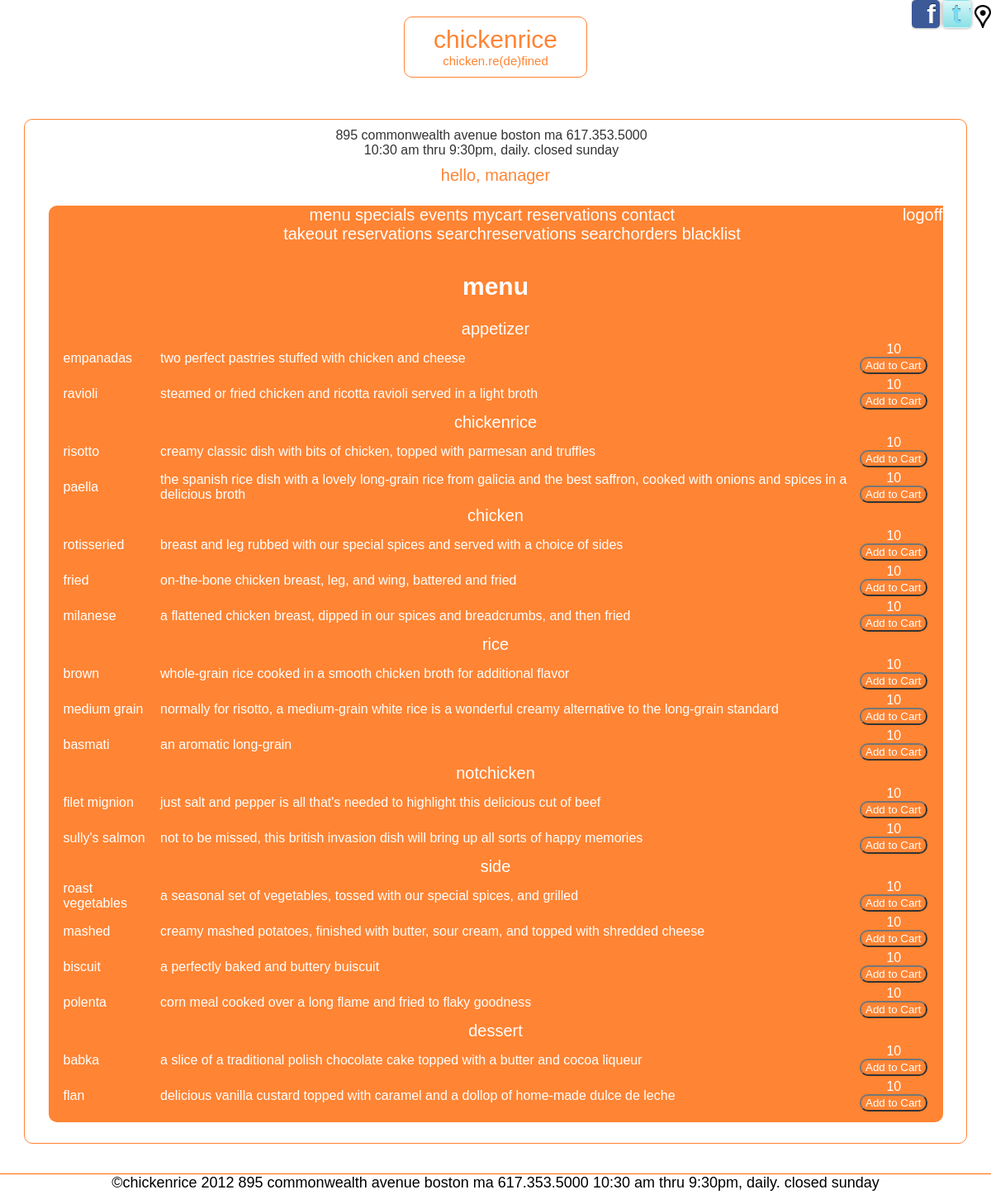
/menu/index.php (signed in), run on the app's committed database.
### tables this page shows
CREATE TABLE IF NOT EXISTS `menu` (
  `id` int(10) NOT NULL AUTO_INCREMENT,
  `menuType` int(10) NOT NULL,
  `foodItem` int(10) NOT NULL,
  `price` int(5) NOT NULL,
  `cost` int(5) NOT NULL,
  `specialDay` varchar(1) NULL,
  PRIMARY KEY (`id`),
  KEY `menuType` (`menuType`),
  KEY `foodItem` (`foodItem`)
);

CREATE TABLE IF NOT EXISTS `menutype` (
  `id` int(10) NOT NULL AUTO_INCREMENT,
  `name` varchar(25) NOT NULL,
  PRIMARY KEY (`id`)
);

CREATE TABLE IF NOT EXISTS `food` (
  `id` int(10) NOT NULL AUTO_INCREMENT,
  `name` varchar(25) NOT NULL,
  `description` varchar(255) NOT NULL,
  `isVegetarian` varchar(1) NOT NULL DEFAULT 'N',
  `imageName` varchar(255) NULL,
  PRIMARY KEY (`id`)
);

### model/database.php (called while the page is built, shortened)
<?php
class Database {
    private static $dsn = 'mysql:host=localhost;dbname=chickenrice';
    private static $username = 'rkilarski';
    private static $password = 'password';
    private static $db;
    public static function getDB () {
        if (!isset(self::$db)) {
            try {
                self::$db = new PDO(self::$dsn,
                                     self::$username,
                                     self::$password);
            } catch (PDOException $e) {
                $error_message = $e->getMessage();
                include('../errors/database_error.php');
                exit();
            }
        }
        return self::$db;
    }
}
?>

### model/menu.php (called while the page is built, shortened)
<?php
class Menu{
	private $menuType;
	private $foodName;
	private $description;
	private $price;
	public function getMenuType(){
		return $this->menuType;
	}
	public function getFoodName(){
		return $this->foodName;
	}
	public function getDescription(){
		return $this->description;
	}
	public function getPrice(){
		return $this->price;
	}
	public static function getMenu($db) {
		$sql="SELECT
				m.id as menuId,
				t.name as menuType,
				f.name as foodName,
				f.description as description,
				f.isVegetarian as vegetarian,
				m.price as price,
				m.specialDay as specialday
				FROM `menu` m JOIN `menutype` t ON m.menuType=t.id
									JOIN `food` f ON m.foodItem=f.id
				WHERE m.specialDay =''";
		$statement= $db->prepare($sql);
		$statement->execute();
		$rows = $statement->fetchAll();
		$menu = array();
		foreach ($rows as $row) {
			$d = new Menu($db);
			$d->init($row);
			array_push($menu,$d);
		}
		return $menu;
	}
	private function init($row){
		$this->menuType = $row['menuType'];
		$this->foodName = $row['foodName'];
		$this->description = $row['description'];
		$this->price = $row['price'];
	}
}
?>

### menu/menu.php (the view, shortened to what this page needs)
<?php
	include("../include/header.php");
?>
<h1>menu</h1>
<table>
<?php
	$previousType='';
	foreach($menu as $menuItem){
		if($previousType!=$menuItem->getMenuType()){
			$previousType=$menuItem->getMenuType();
			echo "<tr><td colspan=\"3\" class=\"menuheader\">$previousType</td></tr>";
		}
		$foodName=$menuItem->getFoodName();
		$desc=$menuItem->getDescription();
		$price=$menuItem->getPrice();
		echo "<tr><td class=\"menuitem\">$foodName</td>";
		echo "<td class=\"menudesc\">$desc</td>";
		echo "<td class=\"menuprice\">$price<br> <input type=\"button\" value=\"Add to Cart\"></td></tr>";
	}
?>
</table>
<?php include("../include/footer.php"); ?>

### css/styles.css (style rules this page uses)
* { font-family: Arial, sans-serif; color: #FFFFFF; }
html { height: 100%; }
body { background-color: #000000; margin: 0; height: 100%; min-height: 100%; padding-bottom: 18px; scrollbar-base-color: #FF6600; scrollbar-arrow-color: #FF6600; scrollbar-DarkShadow-Color: #FF6600; background: url("img/bg/bg-01.jpg") no-repeat fixed center center; filter: progid:DXImageTransform.Microsoft.AlphaImageLoader(src="img/bg/bg-01.jpg", sizingMethod="scale" ); -webkit-background-size: cover; -moz-background-size: cover; -o-background-size: cover; background-size: cover; scrollbar-arrow-color: #FF6600; scrollbar-DarkShadow-Color: #FF6600; }
h1 { font-size: 30px; }
h1,h2 { clear: both; text-align: center; }
input { background-color: #FF6600; color: #FFFFFF; padding-left: 5px; }
table { margin-left: auto; margin-right: auto; }
select,input,#innerframe,#outerframe,#logo { -webkit-border-radius: 10px; -moz-border-radius: 10px; -khtml-border-radius: 10px; border-radius: 10px; }
.menuheader { text-align: center; font-size: 20px; margin-bottom: 20px; margin-top: 20px; }
.menuprice { text-align: center; color: #FFFFFF; }

### data on the page
menu: menuType.name "appetizer", foodItem.name "empanadas", foodItem.description "two perfect pastries stuffed with chicken and cheese", price "10"
menu: foodItem.name "ravioli", foodItem.description "steamed or fried chicken and ricotta ravioli served in a light broth", price "10"
menu: menuType.name "chickenrice", foodItem.name "risotto", foodItem.description "creamy classic dish with bits of chicken, topped with parmesan and truffles", price "10"
menu: foodItem.name "paella", foodItem.description "the spanish rice dish with a lovely long-grain rice from galicia and the best saffron, cooked with onions and spices in a delicious broth", price "10"
menu: menuType.name "chicken", foodItem.name "rotisseried", foodItem.description "breast and leg rubbed with our special spices and served with a choice of sides", price "10"
menu: foodItem.name "fried", foodItem.description "on-the-bone chicken breast, leg, and wing, battered and fried", price "10"
menu: foodItem.name "milanese", foodItem.description "a flattened chicken breast, dipped in our spices and breadcrumbs, and then fried", price "10"
menu: menuType.name "rice", foodItem.name "brown", foodItem.description "whole-grain rice cooked in a smooth chicken broth for additional flavor", price "10"
menu: foodItem.name "medium grain", foodItem.description "normally for risotto, a medium-grain white rice is a wonderful creamy alternative to the long-grain standard", price "10"
menu: foodItem.name "basmati", foodItem.description "an aromatic long-grain", price "10"
menu: menuType.name "notchicken", foodItem.name "filet mignion", foodItem.description "just salt and pepper is all that's needed to highlight this delicious cut of beef", price "10"
menu: foodItem.name "sully's salmon", foodItem.description "not to be missed, this british invasion dish will bring up all sorts of happy memories", price "10"
menu: menuType.name "side", foodItem.name "roast vegetables", foodItem.description "a seasonal set of vegetables, tossed with our special spices, and grilled", price "10"
menu: foodItem.name "mashed", foodItem.description "creamy mashed potatoes, finished with butter, sour cream, and topped with shredded cheese", price "10"
menu: foodItem.name "biscuit", foodItem.description "a perfectly baked and buttery buiscuit", price "10"
menu: foodItem.name "polenta", foodItem.description "corn meal cooked over a long flame and fried to flaky goodness", price "10"
menu: menuType.name "dessert", foodItem.name "babka", foodItem.description "a slice of a traditional polish chocolate cake topped with a butter and cocoa liqueur", price "10"
menu: foodItem.name "flan", foodItem.description "delicious vanilla custard topped with caramel and a dollop of home-made dulce de leche", price "10"

### other printed values
$firstName "manager"
